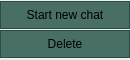
<?xml version="1.0" encoding="UTF-8"?>
<ui version="4.0">
 <class>ChatSetting</class>
 <widget class="QWidget" name="ChatSetting">
  <property name="geometry">
   <rect>
    <x>0</x>
    <y>0</y>
    <width>130</width>
    <height>60</height>
   </rect>
  </property>
  <property name="sizePolicy">
   <sizepolicy hsizetype="Fixed" vsizetype="Fixed">
    <horstretch>0</horstretch>
    <verstretch>0</verstretch>
   </sizepolicy>
  </property>
  <property name="windowTitle">
   <string>Form</string>
  </property>
  <property name="styleSheet">
   <string notr="true">QPushButton {background-color : #486E65;border-width: 1px; border-style: solid; border-radius: 0px; padding: 6px; border-color: #284E45}
QPushButton:pressed { background-color: #587E75; }</string>
  </property>
  <layout class="QVBoxLayout" name="verticalLayout">
   <property name="spacing">
    <number>0</number>
   </property>
   <property name="leftMargin">
    <number>0</number>
   </property>
   <property name="topMargin">
    <number>0</number>
   </property>
   <property name="rightMargin">
    <number>0</number>
   </property>
   <property name="bottomMargin">
    <number>0</number>
   </property>
   <item>
    <widget class="QPushButton" name="startChatButton">
     <property name="text">
      <string>Start new chat</string>
     </property>
    </widget>
   </item>
   <item>
    <widget class="QPushButton" name="delMemButton">
     <property name="text">
      <string>Delete</string>
     </property>
    </widget>
   </item>
  </layout>
 </widget>
 <resources/>
 <connections/>
</ui>
